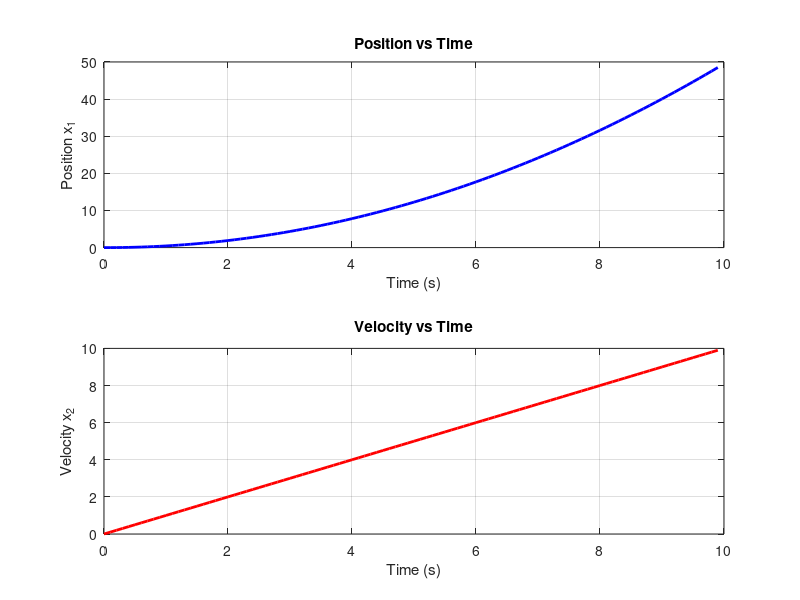

Reproduce this figure in MATLAB.
clc; clear; close all;

% simulation parameters
T = 10;    % simulation time
Ts = 0.1; % sampling time
N = T/Ts;  % total number of steps

% initial conditions
x = zeros(2, N); % state vector (position & velocity)
x(:,1) = [0; 0]; % x1(0) = 0, x2(0) = 0

% input (u)
u = 1;

% Forward Euler Loop
for k = 1:N-1
    x(1, k+1) = x(1, k) + Ts * x(2, k);
    x(2, k+1) = x(2, k) + Ts * u;
end

% time stamps
t = 0:Ts:T-Ts;

% Figures
figure;
subplot(2,1,1);
plot(t, x(1,:), 'b', 'LineWidth', 2);
xlabel('Time (s)'); ylabel('Position x_1');
title('Position vs Time');
grid on;

subplot(2,1,2);
plot(t, x(2,:), 'r', 'LineWidth', 2);
xlabel('Time (s)'); ylabel('Velocity x_2');
title('Velocity vs Time');
grid on;